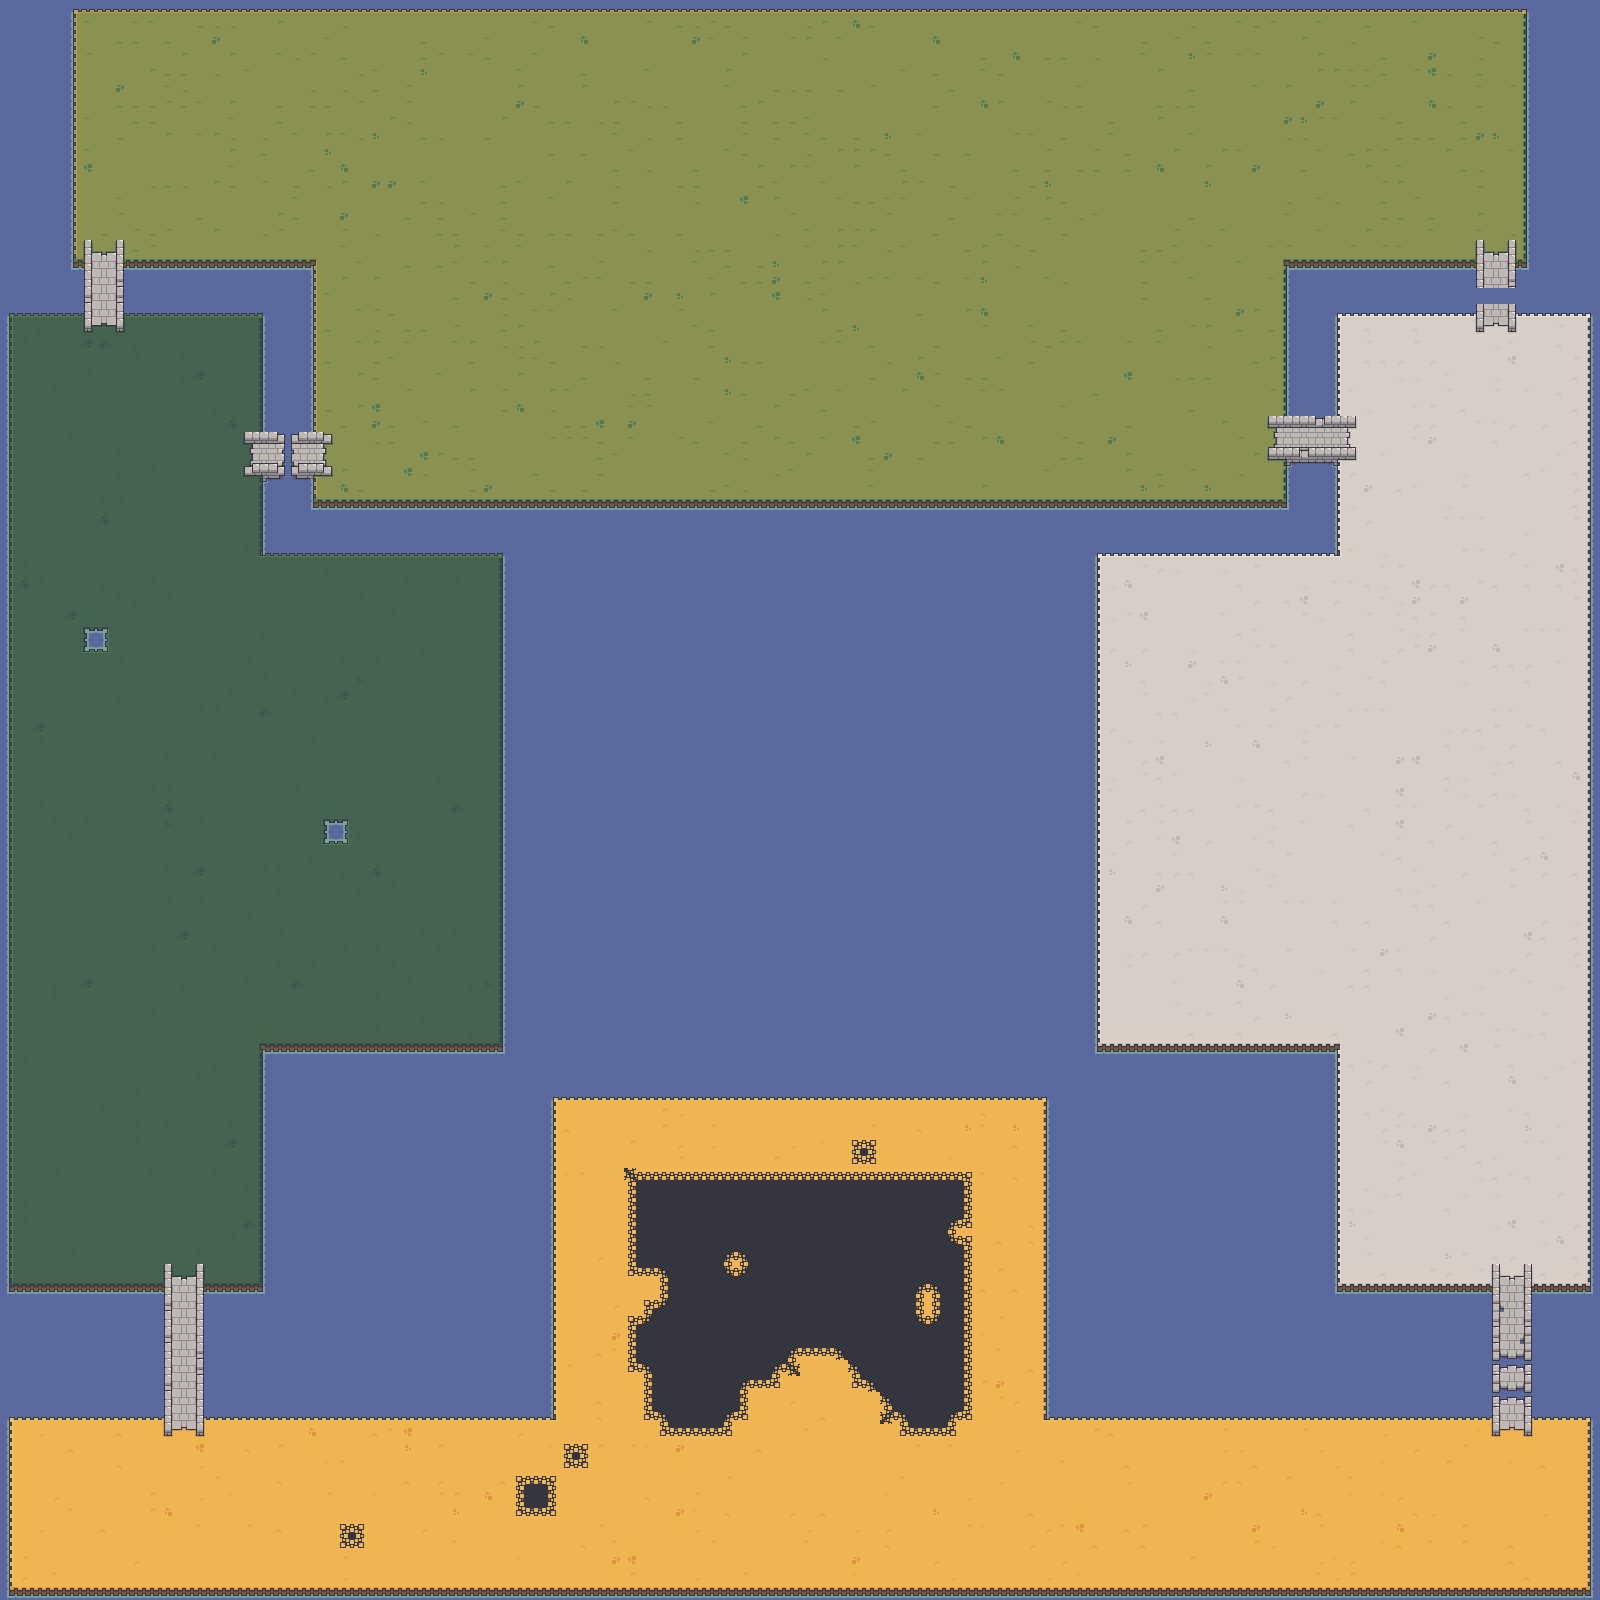

This is a level from a 2D game, rendered from its Tiled map with the project's own tilesets. A one-line summary and the map file follow, with tile-layer data summarised:
An orthogonal 100x100 tile map with 16x16 px tiles, 2 tile layers (ground, Decos), 1 hidden layer not drawn, 32 tilesets and 25 objects.

<map version="1.9" tiledversion="1.9.2" orientation="orthogonal" renderorder="right-down" width="100" height="100" tilewidth="16" tileheight="16" infinite="0" backgroundcolor="#ff00ff" nextlayerid="15" nextobjectid="6">
 <tileset firstgid="1" source="desert_ [bridgeAnimatedTiles].tsx" />
 <tileset firstgid="111" source="desert_ [bridgeHorizontal].tsx" />
 <tileset firstgid="183" source="desert_ [bridgeVertical].tsx" />
 <tileset firstgid="233" source="desert_ [fencesAndWalls].tsx" />
 <tileset firstgid="413" source="desert_ [resources].tsx" />
 <tileset firstgid="533" source="desert_.tsx" />
 <tileset firstgid="731" source="desertPath_.tsx" />
 <tileset firstgid="771" source="forest.tsx" />
 <tileset firstgid="969" source="forest_ [bridgeAnimatedTiles].tsx" />
 <tileset firstgid="1079" source="forest_ [bridgeHorizontal].tsx" />
 <tileset firstgid="1151" source="forest_ [bridgeVertical].tsx" />
 <tileset firstgid="1201" source="forest_ [fencesAndWalls].tsx" />
 <tileset firstgid="1381" source="forest_ [resources].tsx" />
 <tileset firstgid="1501" source="forestPath_.tsx" />
 <tileset firstgid="1541" source="ice_.tsx" />
 <tileset firstgid="1651" source="puddle_.tsx" />
 <tileset firstgid="1686" source="quickSand_.tsx" />
 <tileset firstgid="1796" source="swamp_ [bridgeAnimatedTiles].tsx" />
 <tileset firstgid="1906" source="swamp_ [bridgeHorizontal].tsx" />
 <tileset firstgid="1978" source="swamp_ [bridgeVertical].tsx" />
 <tileset firstgid="2028" source="swamp_ [fencesAndWalls].tsx" />
 <tileset firstgid="2208" source="swamp_ [resources].tsx" />
 <tileset firstgid="2328" source="swamp_.tsx" />
 <tileset firstgid="2526" source="tundra_ [bridgeAnimatedTiles].tsx" />
 <tileset firstgid="2636" source="tundra_ [bridgeHorizontal].tsx" />
 <tileset firstgid="2708" source="tundra_ [bridgeVertical].tsx" />
 <tileset firstgid="2758" source="tundra_ [fencesAndWalls].tsx" />
 <tileset firstgid="2938" source="tundra_ [ice].tsx" />
 <tileset firstgid="3118" source="tundra_ [resources].tsx" />
 <tileset firstgid="3238" source="tundra_.tsx" />
 <tileset firstgid="3436" source="tundraPath_.tsx" />
 <tileset firstgid="3476" name="resourceNodes" tilewidth="16" tileheight="16" tilecount="120" columns="12">
  <image source="tilesets/fantasy_ [version 2.0]/resourceNodes.png" width="192" height="160" />
  <tile id="1">
   <objectgroup draworder="index" id="2">
    <object id="1" x="4" y="11" width="12" height="5" />
   </objectgroup>
  </tile>
  <tile id="2">
   <objectgroup draworder="index" id="2">
    <object id="1" x="0" y="14" width="13" height="2" />
   </objectgroup>
  </tile>
  <tile id="12">
   <objectgroup draworder="index" id="2">
    <object id="1" x="9" y="12" width="7" height="4" />
    <object id="2" x="12" y="3" width="4" height="9" />
   </objectgroup>
  </tile>
  <tile id="13">
   <objectgroup draworder="index" id="2">
    <object id="1" x="0" y="3" width="16" height="13" />
    <object id="2" x="4" y="0" width="12" height="3" />
   </objectgroup>
  </tile>
  <tile id="14">
   <objectgroup draworder="index" id="2">
    <object id="1" x="0" y="0" width="16" height="16" />
   </objectgroup>
  </tile>
  <tile id="15">
   <objectgroup draworder="index" id="2">
    <object id="1" x="0" y="1" width="7" height="15" />
    <object id="2" x="7" y="6" width="4" height="10" />
   </objectgroup>
  </tile>
  <tile id="24">
   <objectgroup draworder="index" id="2">
    <object id="1" x="6" y="10" width="10" height="6" />
    <object id="2" x="7" y="0" width="9" height="10" />
   </objectgroup>
  </tile>
  <tile id="25">
   <objectgroup draworder="index" id="2">
    <object id="1" x="0" y="0" width="16" height="16" />
   </objectgroup>
  </tile>
  <tile id="26">
   <objectgroup draworder="index" id="2">
    <object id="1" x="0" y="0" width="16" height="16" />
   </objectgroup>
  </tile>
  <tile id="27">
   <objectgroup draworder="index" id="2">
    <object id="1" x="0" y="0" width="9" height="3" />
    <object id="2" x="0" y="3" width="2" height="13" />
    <object id="3" x="2" y="9" width="6" height="7" />
   </objectgroup>
  </tile>
  <tile id="36">
   <objectgroup draworder="index" id="2">
    <object id="3" x="6" y="0" width="10" height="5" />
   </objectgroup>
  </tile>
  <tile id="37">
   <objectgroup draworder="index" id="2">
    <object id="1" x="7" y="0" width="9" height="6" />
    <object id="2" x="0" y="0" width="7" height="5" />
   </objectgroup>
  </tile>
  <tile id="38">
   <objectgroup draworder="index" id="2">
    <object id="1" x="6" y="0" width="10" height="11" />
    <object id="2" x="2" y="0" width="4" height="9" />
    <object id="3" x="0" y="0" width="2" height="6" />
   </objectgroup>
  </tile>
  <tile id="39">
   <objectgroup draworder="index" id="2">
    <object id="1" x="0" y="0" width="2" height="11" />
    <object id="2" x="2" y="0" width="4" height="8" />
    <object id="3" x="6" y="0" width="2" height="1" />
   </objectgroup>
  </tile>
 </tileset>
 <layer id="1" name="ground" width="100" height="100">
  <data>[10000 cells, 10000 non-empty, 210 distinct tile ids]</data>
 </layer>
 <layer id="14" name="Decos" width="100" height="100" locked="1">
  <data>[10000 cells, 0 non-empty, 0 distinct tile ids]</data>
 </layer>
 <layer id="13" name="resourceObjectLayer" width="100" height="100" visible="0" locked="1">
  <data>[10000 cells, 0 non-empty, 0 distinct tile ids]</data>
 </layer>
</map>
